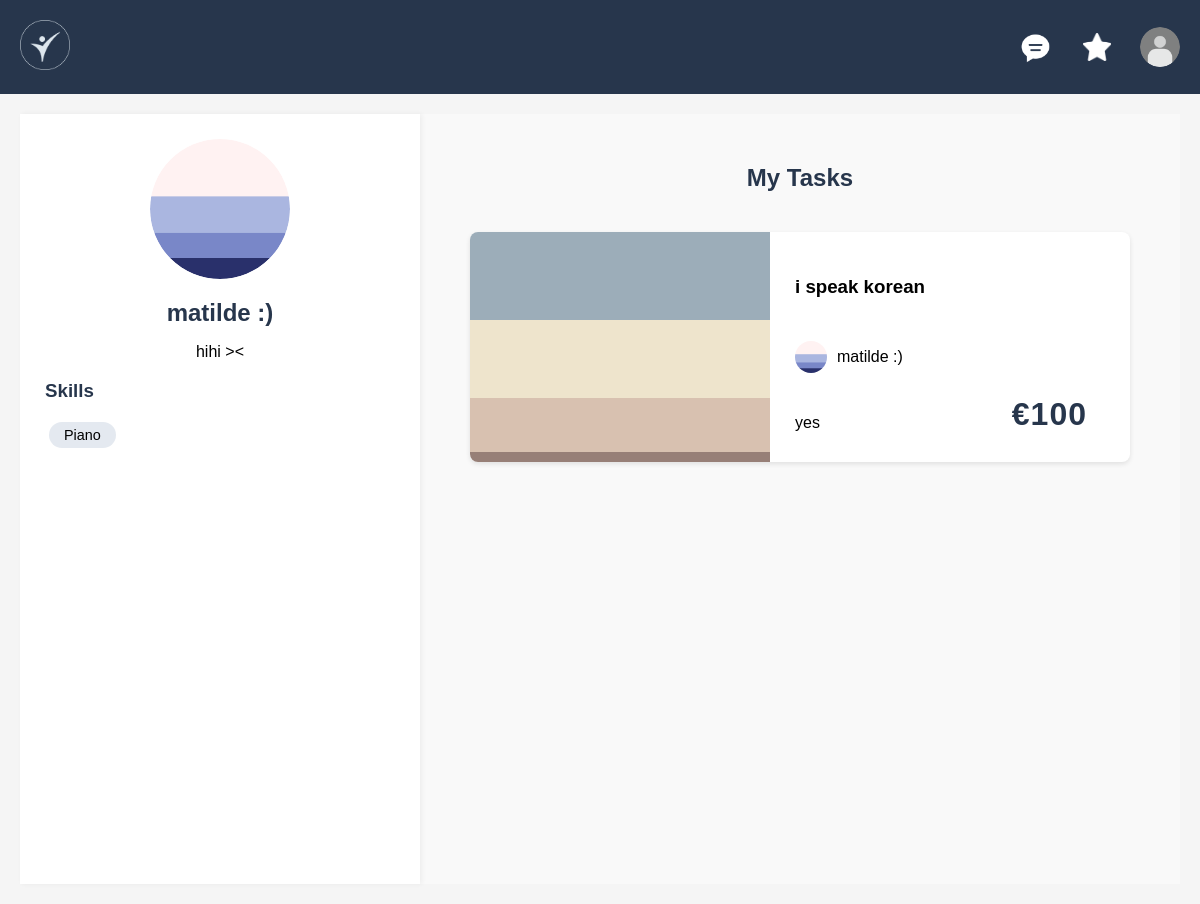
The page /pages/user.php?user=matilde on the database its author committed.
### tables this page shows
CREATE TABLE users (
    username VARCHAR PRIMARY KEY,
    name VARCHAR NOT NULL,
    password VARCHAR NOT NULL,
    email VARCHAR NOT NULL,
    admin_power BOOLEAN,
    task_mode BOOLEAN,
    bio VARCHAR,
    profile_photo VARCHAR(255), 
    skills TEXT,
    money string NOT NULL 
);

CREATE TABLE services (
    id INTEGER PRIMARY KEY AUTOINCREMENT,
    taskname VARCHAR NOT NULL,
    pricing INTEGER NOT NULL,
    delivery_time VARCHAR REFERENCES delivery_time,
    description VARCHAR,
    rating INTEGER,
    Nrating INTEGER,
    category VARCHAR REFERENCES categories,
    user VARCHAR REFERENCES users ON DELETE CASCADE,
    image TEXT
);

### database/user_db.php (called while the page is built, shortened)
<?php
class User {
    public static function get_user($username) {
        $db = Database::getInstance();
        $stmt = $db->prepare('SELECT * FROM users WHERE username = ?');
        $stmt->execute([$username]);
        return $stmt->fetch();
    }
}
?>

### database/service_db.php (called while the page is built, shortened)
<?php
class Service {
    public static function get_services_by_user(string $username): array {
        $db = Database::getInstance();
        $stmt = $db->prepare("SELECT s.*, u.profile_photo as seller_photo, u.name as seller_name,
                               COALESCE(s.taskname, s.description) as task_title,
                               (SELECT COUNT(*) FROM transactions WHERE service_id = s.id) as order_count,
                               s.image as all_images
                            FROM services s
                            JOIN users u ON s.user = u.username
                            WHERE s.user = ?
                            ORDER BY s.id DESC ");
        $stmt->execute([$username]);
        return $stmt->fetchAll();
    }
}
?>

### pages/user.php (the view, shortened to what this page needs)
<?php
require_once(__DIR__ . '/../database/user_db.php');
require_once(__DIR__ . '/../database/service_db.php');
$profileUser = $_GET['user'] ?? $_SESSION['username'] ?? null;
$userData = null;
if ($profileUser) {
    $userData = User::get_user($profileUser);
}
?>
<!DOCTYPE html>
<html lang="en">
    <head>
        <link rel="stylesheet" href="css/style.css">
        <link rel="stylesheet" href="css/user.css">
        <link rel="stylesheet" href="css/gig_card.css">
        </head>
    <body>
    <?php include_once(__DIR__ . '/../components/header.php'); ?>
    <?php
    $profileUser = $_GET['user'] ?? $_SESSION['username'] ?? null;
    ?>
    <main class="main-layout">
        <aside class="user">
            <div class="user-profile" id="userProfile">
                <div class="user-photo-container" id="userPhotoContainer">
                    <img id="userProfilePic"
                        src="<?= !empty($userData['profile_photo']) ? '../docs/' . htmlspecialchars($userData['profile_photo']) : '../docs/user_icon.png' ?>"
                        alt="User Profile Picture" class="user-photo">
                </div>
                <h2 class="user-name" id="userName">
                    <?= htmlspecialchars($userData['name'] ?? $_SESSION['username'] ?? 'Guest') ?>
                </h2>
                <p class="user-bio" id="userBio" onclick="editBio()">
                    <?= htmlspecialchars($userData['bio'] ?? 'Full-stack developer passionate about clean code and user-centered design.') ?>
                </p>
                <div class="user-skills">
                    <h3>Skills</h3>
                    <ul class="skills-list">
                        <?php
                        if (!empty($userData['skills'])) {
                            $skillsArray = explode(',', $userData['skills']);
                            foreach ($skillsArray as $skill) {
                                echo '<li>' . htmlspecialchars(trim($skill)) . '</li>';
                            }
                        } else {
                            echo '<li>JavaScript</li><li>React</li><li>UI/UX</li>';
                        }
                        ?>
                    </ul>
                </div>
            </div>
        </aside>
        <section class="content-area">
            <h1 class="page-title">My Tasks</h1>
            <div class="gigs-container">
                <?php
                try {
                    $services = Service::get_services_by_user($profileUser);
                    require_once(__DIR__ . '/gig_card.php');
                    if (!empty($services)) {
                        foreach($services as $service) {
                            renderGigCard($service, true);
                        }
                    } else {
                        echo '<p class="no-tasks">No tasks found. <a href="new_task.php">Create your first task!</a></p>';
                    }
                } catch (PDOException $e) {
                    error_log("Error fetching services: " . $e->getMessage());
                    echo '<p class="error">Error loading tasks. Please try again later.</p>';
                }
                ?>
            </div>
        </section>
    </main>
</body>
</html>

### pages/gig_card.php (shortened to what this page needs)
<?php
function renderGigCard($service, $showSettings = false) {
    $images = [];
    if (!empty($service['all_images'])) {
        $imageList = explode(',', $service['all_images']);
        foreach ($imageList as $image) {
            $image = trim($image);
            if (!empty($image) && file_exists(__DIR__ . '/../docs/' . $image)) {
                $images[] = $image;
            }
        }
    }
    ?>
    <div class="gig-card" data-gig-id="<?= $service['id'] ?>">
        <div class="gig-image-container">
            <?php foreach ($images as $index => $image): ?>
                <img src="../docs/<?= htmlspecialchars($image) ?>"
                        alt="<?= htmlspecialchars($service['task_title']) ?>"
                        class="gig-image <?= $index === 0 ? 'active' : '' ?>"
                        data-index="<?= $index ?>">
            <?php endforeach; ?>
        </div>
        <div class="gig-details">
            <h3><?= htmlspecialchars($service['task_title']) ?></h3>
            <div class="gig-seller">
                <a href="user.php?user=<?= urlencode($service['user']) ?>" style="display: flex; align-items: center; text-decoration: none; color: inherit;">
                    <img src="<?= !empty($service['seller_photo']) ? '../docs/' . htmlspecialchars($service['seller_photo']) : '../docs/user_icon.png' ?>"
                         alt="<?= htmlspecialchars($service['seller_name']) ?>"
                         class="seller-avatar">
                    <span><?= htmlspecialchars($service['seller_name']) ?></span>
                </a>
            </div>
            <p class="gig-description"><?= htmlspecialchars($service['description']) ?></p>
            <span class="gig-price">€<?= htmlspecialchars($service['pricing']) ?></span>
        </div>
    </div>
    <?php
}
?>

### pages/css/style.css (style rules this page uses)
body { font-family: Arial, sans-serif; background-color: #f5f5f5; margin: 0; padding: 0; }
main { padding: 20px; }
.page-title { color: #27364c; margin-bottom: 20px; text-align: center; }

### pages/css/user.css (style rules this page uses)
.main-layout { display: flex; min-height: calc(100vh - 80px); }
.user { width: 350px; background: white; padding: 25px; position: sticky; top: 80px; height: calc(100vh - 80px); overflow-y: auto; box-shadow: 2px 0 5px rgba(0,0,0,0.05); }
.user-profile { text-align: center; }
.user-photo-container { position: relative; width: 140px; height: 140px; margin: 0 auto; margin-bottom: 20px; border-radius: 50%; overflow: hidden; display: flex; align-items: center; justify-content: center; }
.user-photo { width: 100%; height: 100%; object-fit: cover; border-radius: 50%; display: block; }
.user-name { font-size: 1.5em; margin: 0; color: #27364c; }
.user-skills { text-align: left; }
.user-skills h3 { margin-bottom: 10px; color: #27364c; }
.skills-list { list-style-type: none; padding-left: 0; margin-bottom: 10px; }
.skills-list li { background-color: #e4e9f0; display: inline-block; padding: 5px 15px; border-radius: 15px; margin: 4px; font-size: 0.9em; transition: all 0.2s ease; }
.content-area { flex: 1; padding: 30px; background-color: #f9f9f9; }

### pages/css/gig_card.css (style rules this page uses)
.gigs-container { display: flex; flex-direction: column; gap: 25px; padding: 20px; }
.gig-card { display: flex; flex-direction: row; background-color: white; border-radius: 8px; overflow: hidden; height: 230px; box-shadow: 0 2px 5px rgba(0,0,0,0.1); transition: transform 0.2s ease; position: relative; cursor: pointer; margin-bottom: 20px; }
.gig-image-container { width: 300px; height: 230px; overflow: hidden; flex-shrink: 0; position: relative; }
.gig-image { width: 100%; height: 100%; object-fit: cover; position: absolute; top: 0; left: 0; opacity: 0; transition: opacity 0.3s ease; pointer-events: none; }
.gig-image.active { opacity: 1; pointer-events: auto; }
.gig-details { position: relative; padding: 25px; flex: 1; display: flex; flex-direction: column; justify-content: space-between; gap: 15px; }
.gig-price { position: absolute; right: 25px; bottom: 25px; font-size: 2em; font-weight: bold; color: #27364c; letter-spacing: 1px; background: rgba(255,255,255,0.85); padding: 4px 18px; border-radius: 12px; z-index: 2; }
.gig-seller { display: flex; align-items: center; margin: 10px 0; }
.seller-avatar { width: 32px; height: 32px; border-radius: 50%; margin-right: 10px; object-fit: cover; }
.gig-actions, .carousel-btn, .dot, .gig-seller a { pointer-events: auto; }

### rows shown on the page
users: profile_photo (picture), name "matilde :)", bio "hihi ><", skills "Piano"
services: task_title "i speak korean", seller_name "matilde :)", description "yes", pricing "100"
